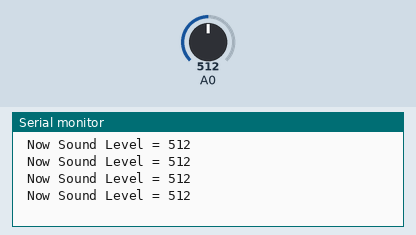
A sketch run on a simulated Arduino Uno, built with avr-gcc and run on an emulated ATmega328P. Parts: the last lines printed to the serial monitor. Inputs (shaded band) come from the test bench; at power-on: A0 = 512.

Above: at 1.2 s.
1.3 s: A0 set to 716
At 1.71 s:
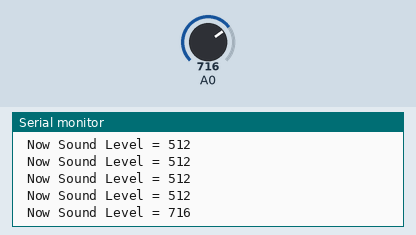
2.8 s: A0 set to 900
At 2.91 s:
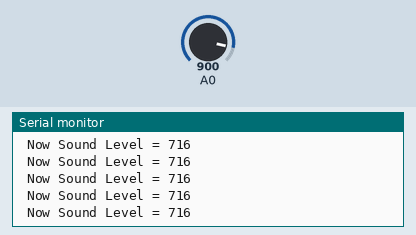
Timing chart, 0 to 5.8 s (numbered marks = the images above; inputs shaded):
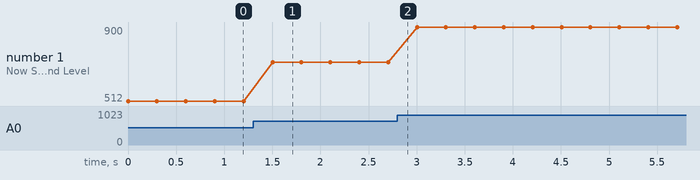

The sketch:

14.ino
```cpp
void setup()
{
    // put your setup code here, to run once:
    Serial.begin(9600);
    pinMode(A0,INPUT);
}

void loop()
{
    // put your main code here, to run repeatedly:
    int SoundLevel = analogRead(A0);
    Serial.print(" Now Sound Level = ");
    Serial.println(SoundLevel);
    delay(300);
}
```

Measured:
- after the input at 1.3 s, the serial monitor: prints a new line after 0.20 s (image 1)
- plotted number 1: 512 → 716 after the input at 1.3 s, 716 → 900 after the input at 2.8 s
